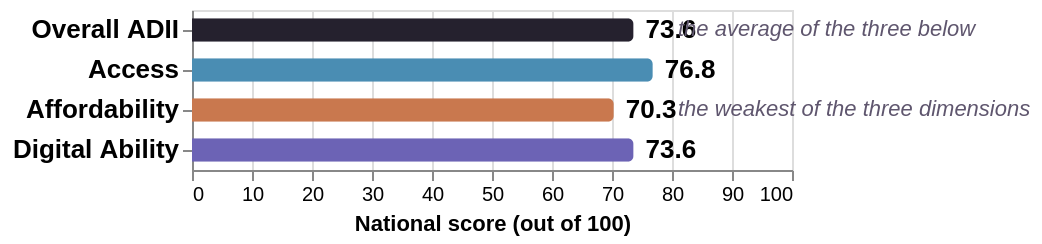

Write the Vega-Lite specification saved for this chart.
### Vega-Lite specification from a JSON file in a GitHub repository (floating-point values rounded to 4 significant figures)
{"$schema": "https://vega.github.io/schema/vega-lite/v5.json", "description": "National ADII score and its three dimensions (ADII 2025, national averages). Introduces the measure colours used later on the page. Based on the Vega-Lite 'Bar Chart with Labels' example.", "width": "container", "height": "container", "data": {"values": [{"measure": "Overall ADII", "score": 73.6}, {"measure": "Access", "score": 76.8}, {"measure": "Affordability", "score": 70.3}, {"measure": "Digital Ability", "score": 73.6}]}, "encoding": {"y": {"field": "measure", "type": "nominal", "sort": null, "title": null, "axis": {"labelFontSize": 13, "labelFontWeight": 700}}, "x": {"field": "score", "type": "quantitative", "scale": {"domain": [0, 100]}, "title": "National score (out of 100)", "axis": {"tickCount": 10}}}, "layer": [{"mark": {"type": "bar", "cornerRadiusEnd": 3, "height": {"band": 0.65}}, "encoding": {"color": {"field": "measure", "type": "nominal", "scale": {"domain": ["Overall ADII", "Access", "Affordability", "Digital Ability"], "range": ["#25212E", "#4A8DB3", "#C9784E", "#6C63B5"]}, "legend": null}, "tooltip": [{"field": "measure", "title": "Measure"}, {"field": "score", "title": "National score", "format": ".1f"}]}}, {"mark": {"type": "text", "align": "left", "dx": 6, "fontSize": 13, "fontWeight": 700}, "encoding": {"text": {"field": "score", "format": ".1f"}}}, {"description": "annotations, in the empty space right of the bars", "data": {"values": [{"measure": "Overall ADII", "score": 81, "note": "the average of the three below"}, {"measure": "Affordability", "score": 81, "note": "the weakest of the three dimensions"}]}, "mark": {"type": "text", "align": "left", "fontSize": 11, "fontStyle": "italic", "color": "#5F566E"}, "encoding": {"text": {"field": "note"}}}]}
